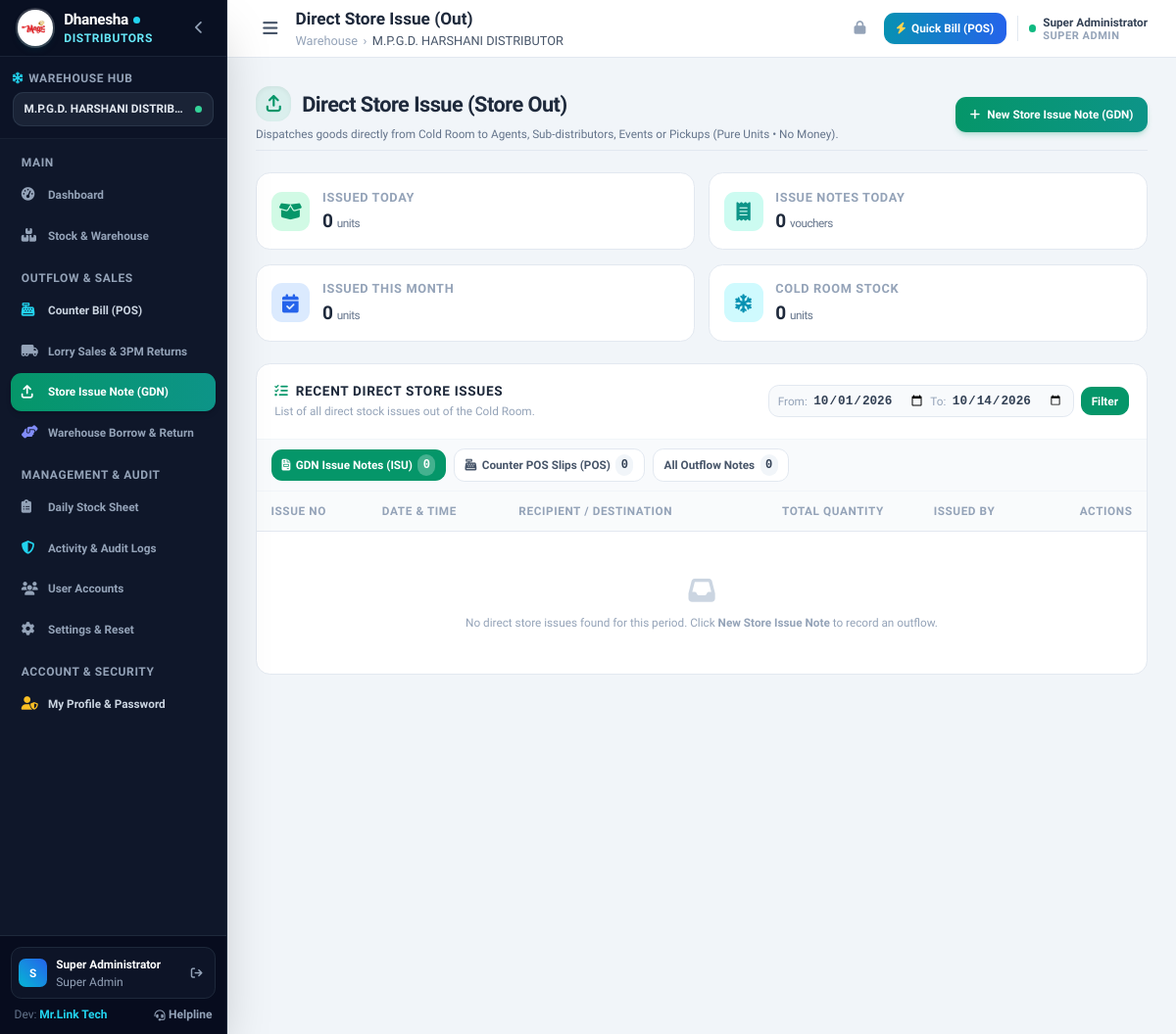
Page /direct_issue.php (signed in) on the committed database.
### tables this page shows
CREATE TABLE IF NOT EXISTS `branches` (
    `id` INT AUTO_INCREMENT PRIMARY KEY,
    `name` VARCHAR(100) NOT NULL,
    `code` VARCHAR(20) NOT NULL UNIQUE,
    `address` VARCHAR(255) NULL,
    `phone` VARCHAR(50) NULL,
    `created_at` TIMESTAMP DEFAULT CURRENT_TIMESTAMP
);

### direct_issue.php (the view, shortened to what the rows shown need)
<?php
$pageTitle = "Direct Store Issue (Out)";
require_once __DIR__ . '/config/auth.php';
require_once __DIR__ . '/includes/header.php';
?>
<div class="no-print space-y-6">
    <div class="flex flex-col sm:flex-row sm:items-center justify-between gap-4 pb-2 border-b border-slate-200">
        <div>
            <h1 class="text-2xl font-black text-slate-800 tracking-tight flex items-center">
                <span class="w-10 h-10 rounded-2xl bg-emerald-500/10 text-emerald-600 flex items-center justify-center mr-3 shadow-inner">
                    <i class="fa-solid fa-arrow-up-from-bracket text-lg"></i>
                </span>
                Direct Store Issue (Store Out)
            </h1>
        </div>
    </div>
    <div class="bg-white rounded-2xl border border-slate-200 shadow-xs overflow-hidden">
        <div class="hidden md:block overflow-x-auto">
            <table class="w-full text-xs text-left border-collapse min-w-[760px]">
                <thead>
                    <tr class="bg-slate-50/80 text-slate-400 font-bold uppercase tracking-wider border-b border-slate-200">
                        <th class="py-3 px-4">Issue No</th>
                        <th class="py-3 px-4">Date & Time</th>
                        <th class="py-3 px-4">Recipient / Destination</th>
                        <th class="py-3 px-4 text-center">Total Quantity</th>
                        <th class="py-3 px-4">Issued By</th>
                        <th class="py-3 px-4 text-right">Actions</th>
                    </tr>
                </thead>
            </table>
        </div>
    </div>
    </div>
</div>
<?php require_once __DIR__ . '/includes/footer.php'; ?>

### includes/header.php (shortened to what the rows shown need)
<?php
require_once __DIR__ . '/../config/auth.php';
$user = currentUser();
if ($user['role'] === 'super_admin') {
    global $pdo;
    $allBranches = $pdo->query("SELECT id, name, code FROM branches ORDER BY id ASC")->fetchAll();
}
?>
<!DOCTYPE html>
<html lang="en">
<head>
    <script src="https://cdn.tailwindcss.com"></script>
    <link rel="stylesheet" href="https://cdnjs.cloudflare.com/ajax/libs/font-awesome/6.4.0/css/all.min.css">
</head>
<body class="bg-slate-100 text-slate-800 min-h-screen flex flex-col antialiased">
    <aside id="mainSidebar" class="fixed inset-y-0 left-0 z-50 w-64 bg-slate-900 text-slate-200 flex flex-col justify-between transition-transform duration-300 transform -translate-x-full md:translate-x-0 shadow-2xl border-r border-slate-800 no-print">
        <div class="flex flex-col flex-1 overflow-hidden">
            <div class="p-3.5 border-b border-slate-800/60 bg-slate-950/20">
                <div class="text-xs font-bold text-slate-200 bg-slate-800/80 px-3 py-2 rounded-xl border border-slate-700/60 truncate flex items-center justify-between">
                    <span class="truncate"><?= htmlspecialchars($user['branch_name'] ?? 'Main Cold Room Hub') ?></span>
                    <span class="w-2 h-2 rounded-full bg-emerald-400 animate-pulse ml-1.5 shrink-0" title="Operational"></span>
                </div>
            </div>
        </div>
    </aside>
    <div class="md:pl-64 flex flex-col flex-1 min-h-screen print-full-width">
        <header class="bg-white border-b border-slate-200 sticky top-0 z-30 shadow-xs no-print">
            <div class="px-4 sm:px-6 lg:px-8 h-16 flex items-center justify-between">
                <div class="flex items-center space-x-3">
                    <div>
                        <h2 class="text-base sm:text-lg font-bold text-slate-800 leading-tight">
                            <?= isset($pageTitle) ? htmlspecialchars($pageTitle) : 'Overview' ?>
                        </h2>
                        <div class="hidden sm:flex items-center space-x-1.5 text-[11px] text-slate-400">
                            <span>Warehouse</span>
                            <span>&rsaquo;</span>
                            <span class="text-slate-600 font-medium"><?= htmlspecialchars($user['branch_name']) ?></span>
                        </div>
                    </div>
                </div>
            </div>
        </header>
        <main class="flex-1 p-4 sm:p-6 lg:p-8 w-full">

### rows in the picture
branches: name "M.P.G.D. HARSHANI DISTRIB…", name "M.P.G.D. HARSHANI DISTRIBUTOR"

### other values in the picture
substr($user['name'], 0, 1) "S"
$user['name'] "Super Administrator"
str_replace('_', ' ', $user['role']) "Super Admin"
$pageTitle "Direct Store Issue (Out)"
str_replace('_', ' ', $user['role']) "SUPER ADMIN"
$todayIssuedUnits "0"
$todayVouchers "0"
$monthIssuedUnits "0"
$totalColdRoomStock "0"
$countGdn "0"
$countPos "0"
$countAll "0"
